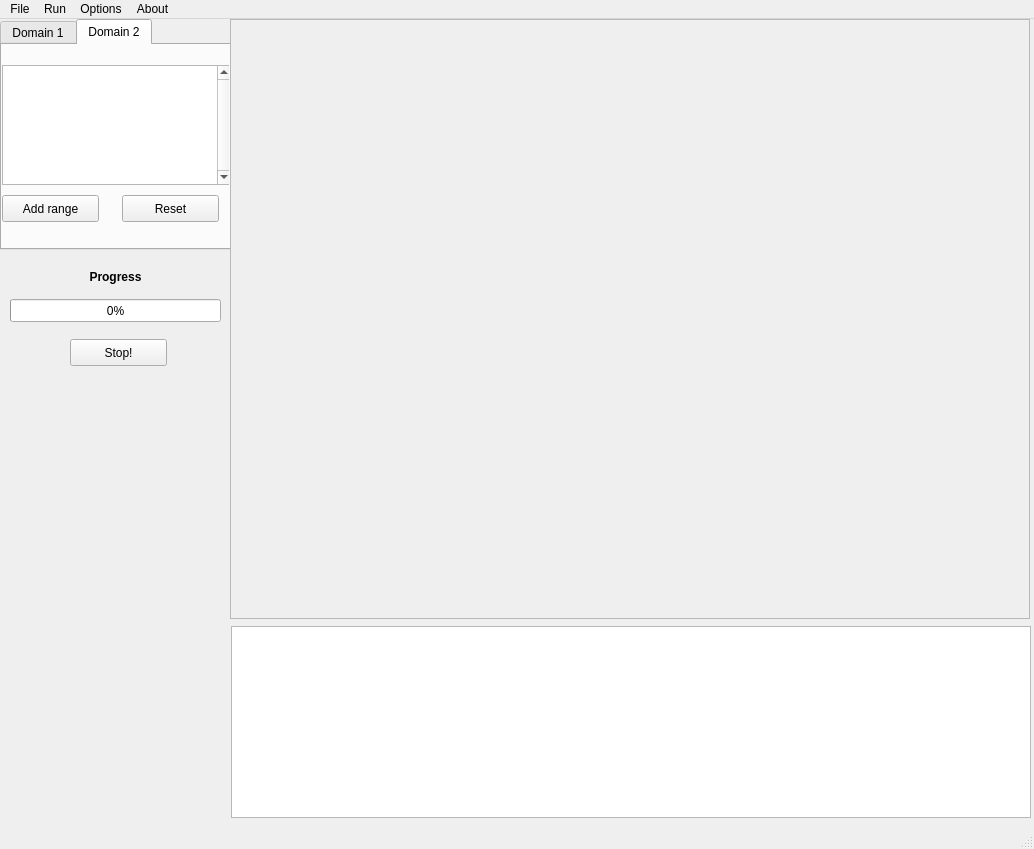
<?xml version="1.0" encoding="UTF-8"?>
<ui version="4.0">
 <class>MainWindow</class>
 <widget class="QMainWindow" name="MainWindow">
  <property name="geometry">
   <rect>
    <x>0</x>
    <y>0</y>
    <width>1034</width>
    <height>849</height>
   </rect>
  </property>
  <property name="sizePolicy">
   <sizepolicy hsizetype="Fixed" vsizetype="Fixed">
    <horstretch>0</horstretch>
    <verstretch>0</verstretch>
   </sizepolicy>
  </property>
  <property name="windowTitle">
   <string>Comdom 2</string>
  </property>
  <widget class="QWidget" name="centralwidget">
   <property name="sizePolicy">
    <sizepolicy hsizetype="Fixed" vsizetype="Fixed">
     <horstretch>0</horstretch>
     <verstretch>0</verstretch>
    </sizepolicy>
   </property>
   <widget class="QTabWidget" name="tabWidget">
    <property name="geometry">
     <rect>
      <x>0</x>
      <y>0</y>
      <width>231</width>
      <height>231</height>
     </rect>
    </property>
    <property name="currentIndex">
     <number>1</number>
    </property>
    <widget class="QWidget" name="tab_1">
     <attribute name="title">
      <string>Domain 1</string>
     </attribute>
     <widget class="QPlainTextEdit" name="plainTextEdit_2">
      <property name="geometry">
       <rect>
        <x>0</x>
        <y>20</y>
        <width>230</width>
        <height>120</height>
       </rect>
      </property>
      <property name="verticalScrollBarPolicy">
       <enum>Qt::ScrollBarAlwaysOn</enum>
      </property>
      <property name="horizontalScrollBarPolicy">
       <enum>Qt::ScrollBarAlwaysOff</enum>
      </property>
      <property name="readOnly">
       <bool>true</bool>
      </property>
     </widget>
     <widget class="QPushButton" name="pushButton_3">
      <property name="geometry">
       <rect>
        <x>0</x>
        <y>150</y>
        <width>97</width>
        <height>27</height>
       </rect>
      </property>
      <property name="text">
       <string>Add range</string>
      </property>
     </widget>
     <widget class="QPushButton" name="pushButton_4">
      <property name="geometry">
       <rect>
        <x>120</x>
        <y>150</y>
        <width>97</width>
        <height>27</height>
       </rect>
      </property>
      <property name="text">
       <string>Reset</string>
      </property>
     </widget>
    </widget>
    <widget class="QWidget" name="tab_2">
     <property name="accessibleName">
      <string/>
     </property>
     <attribute name="title">
      <string>Domain 2</string>
     </attribute>
     <widget class="QPlainTextEdit" name="plainTextEdit_3">
      <property name="geometry">
       <rect>
        <x>0</x>
        <y>20</y>
        <width>230</width>
        <height>120</height>
       </rect>
      </property>
      <property name="verticalScrollBarPolicy">
       <enum>Qt::ScrollBarAlwaysOn</enum>
      </property>
      <property name="horizontalScrollBarPolicy">
       <enum>Qt::ScrollBarAlwaysOff</enum>
      </property>
      <property name="undoRedoEnabled">
       <bool>false</bool>
      </property>
      <property name="readOnly">
       <bool>true</bool>
      </property>
     </widget>
     <widget class="QPushButton" name="pushButton">
      <property name="geometry">
       <rect>
        <x>0</x>
        <y>150</y>
        <width>97</width>
        <height>27</height>
       </rect>
      </property>
      <property name="text">
       <string>Add range</string>
      </property>
     </widget>
     <widget class="QPushButton" name="pushButton_2">
      <property name="geometry">
       <rect>
        <x>120</x>
        <y>150</y>
        <width>97</width>
        <height>27</height>
       </rect>
      </property>
      <property name="text">
       <string>Reset</string>
      </property>
     </widget>
    </widget>
   </widget>
   <widget class="QFrame" name="frame">
    <property name="geometry">
     <rect>
      <x>230</x>
      <y>0</y>
      <width>800</width>
      <height>600</height>
     </rect>
    </property>
    <property name="sizePolicy">
     <sizepolicy hsizetype="Fixed" vsizetype="Fixed">
      <horstretch>0</horstretch>
      <verstretch>0</verstretch>
     </sizepolicy>
    </property>
    <property name="minimumSize">
     <size>
      <width>800</width>
      <height>600</height>
     </size>
    </property>
    <property name="frameShape">
     <enum>QFrame::StyledPanel</enum>
    </property>
    <property name="frameShadow">
     <enum>QFrame::Raised</enum>
    </property>
   </widget>
   <widget class="QPlainTextEdit" name="plainTextEdit">
    <property name="geometry">
     <rect>
      <x>231</x>
      <y>607</y>
      <width>800</width>
      <height>192</height>
     </rect>
    </property>
    <property name="verticalScrollBarPolicy">
     <enum>Qt::ScrollBarAsNeeded</enum>
    </property>
    <property name="horizontalScrollBarPolicy">
     <enum>Qt::ScrollBarAlwaysOff</enum>
    </property>
    <property name="readOnly">
     <bool>true</bool>
    </property>
   </widget>
   <widget class="QProgressBar" name="progressBar">
    <property name="geometry">
     <rect>
      <x>10</x>
      <y>280</y>
      <width>211</width>
      <height>23</height>
     </rect>
    </property>
    <property name="value">
     <number>0</number>
    </property>
   </widget>
   <widget class="QLabel" name="label">
    <property name="geometry">
     <rect>
      <x>80</x>
      <y>250</y>
      <width>71</width>
      <height>17</height>
     </rect>
    </property>
    <property name="text">
     <string>&lt;b&gt;Progress&lt;/b&gt;</string>
    </property>
    <property name="textFormat">
     <enum>Qt::RichText</enum>
    </property>
    <property name="scaledContents">
     <bool>false</bool>
    </property>
    <property name="alignment">
     <set>Qt::AlignCenter</set>
    </property>
    <property name="margin">
     <number>0</number>
    </property>
   </widget>
   <widget class="QPushButton" name="pushButton_5">
    <property name="geometry">
     <rect>
      <x>70</x>
      <y>320</y>
      <width>97</width>
      <height>27</height>
     </rect>
    </property>
    <property name="text">
     <string>Stop!</string>
    </property>
   </widget>
  </widget>
  <widget class="QMenuBar" name="menubar">
   <property name="geometry">
    <rect>
     <x>0</x>
     <y>0</y>
     <width>1034</width>
     <height>25</height>
    </rect>
   </property>
   <widget class="QMenu" name="menu">
    <property name="title">
     <string>File</string>
    </property>
    <addaction name="actionOpen_PDB"/>
    <addaction name="separator"/>
    <addaction name="actionSave_Plot"/>
    <addaction name="actionSave_as"/>
    <addaction name="actionSave_Log"/>
    <addaction name="separator"/>
    <addaction name="actionQuit"/>
   </widget>
   <widget class="QMenu" name="menuRun">
    <property name="title">
     <string>Run</string>
    </property>
    <addaction name="actionAll_residues"/>
    <addaction name="actionOnly_hydrophobic_residues"/>
   </widget>
   <widget class="QMenu" name="menuOptions">
    <property name="title">
     <string>Options</string>
    </property>
    <addaction name="actionPlot_grid"/>
    <addaction name="actionPlot_legend"/>
    <addaction name="actionPlot_smoothing"/>
    <addaction name="separator"/>
    <addaction name="actionStatistics"/>
    <addaction name="actionClustering"/>
   </widget>
   <widget class="QMenu" name="menuAbout">
    <property name="title">
     <string>About</string>
    </property>
   </widget>
   <addaction name="menu"/>
   <addaction name="menuRun"/>
   <addaction name="menuOptions"/>
   <addaction name="menuAbout"/>
  </widget>
  <widget class="QStatusBar" name="statusbar"/>
  <action name="actionOpen_PDB">
   <property name="text">
    <string>Open PDB</string>
   </property>
  </action>
  <action name="actionSave_Plot">
   <property name="text">
    <string>Save Plot</string>
   </property>
  </action>
  <action name="actionSave_as">
   <property name="text">
    <string>Save Data</string>
   </property>
  </action>
  <action name="actionSave_Log">
   <property name="text">
    <string>Save Log</string>
   </property>
  </action>
  <action name="actionQuit">
   <property name="text">
    <string>Quit</string>
   </property>
  </action>
  <action name="actionAll_residues">
   <property name="text">
    <string>All residues</string>
   </property>
  </action>
  <action name="actionOnly_hydrophobic_residues">
   <property name="text">
    <string>Only hydrophobic residues</string>
   </property>
  </action>
  <action name="actionPlot_grid">
   <property name="text">
    <string>Plot grid</string>
   </property>
  </action>
  <action name="actionPlot_legend">
   <property name="text">
    <string>Plot legend</string>
   </property>
  </action>
  <action name="actionPlot_smoothing">
   <property name="text">
    <string>Plot smoothing</string>
   </property>
  </action>
  <action name="actionStatistics">
   <property name="text">
    <string>Statistics</string>
   </property>
  </action>
  <action name="actionClustering">
   <property name="text">
    <string>Clustering</string>
   </property>
  </action>
 </widget>
 <resources/>
 <connections/>
</ui>
